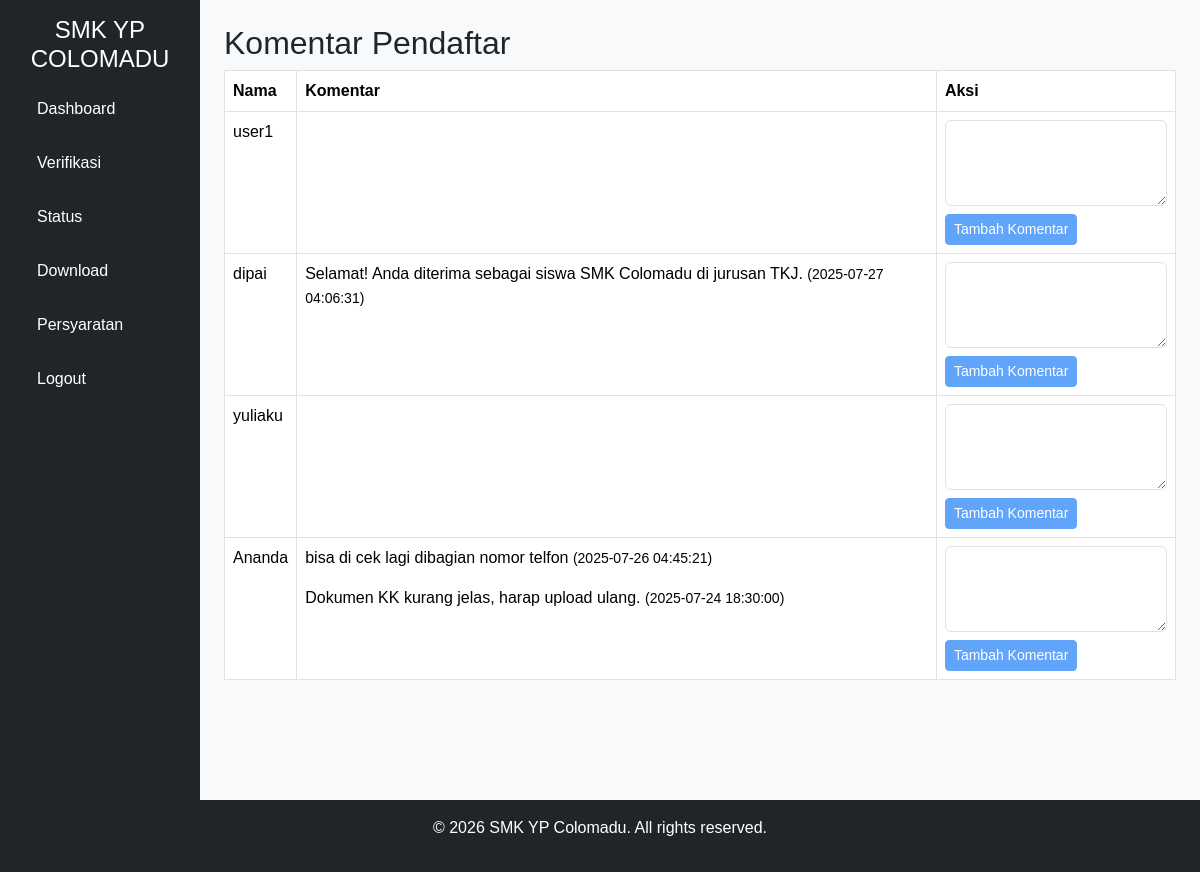
The app's page /panitia/komentar.php (signed in) with its own data.
### tables this page shows
CREATE TABLE `pendaftar` (
  `id` int NOT NULL,
  `user_id` int NOT NULL,
  `nama` varchar(100) NOT NULL,
  `nohp` varchar(15) DEFAULT NULL,
  `email` varchar(100) DEFAULT NULL,
  `nis` varchar(20) NOT NULL,
  `nik` varchar(16) NOT NULL,
  `nama_ortu` varchar(100) NOT NULL,
  `pekerjaan_ortu` varchar(50) NOT NULL,
  `jurusan` varchar(50) NOT NULL,
  `berkas` varchar(255) DEFAULT NULL,
  `status` enum('menunggu','Diterima','Revisi','Ditolak') DEFAULT 'menunggu',
  `komentar` text,
  `created_at` timestamp NOT NULL DEFAULT CURRENT_TIMESTAMP,
  `reg_number` varchar(20) DEFAULT NULL,
  `asal_sekolah` varchar(100) DEFAULT NULL,
  `nilai` decimal(5,2) DEFAULT NULL
);

CREATE TABLE `komentar` (
  `id` int NOT NULL,
  `pendaftar_id` int NOT NULL,
  `panitia_id` int DEFAULT NULL,
  `komentar` text NOT NULL,
  `timestamp` timestamp NOT NULL DEFAULT CURRENT_TIMESTAMP
);

### panitia/komentar.php (the view, shortened to what this page needs)
<?php
require '../config/database.php';
$pendaftar = $db->query("SELECT * FROM pendaftar ORDER BY created_at DESC")->fetchAll(PDO::FETCH_ASSOC);
?>
<!DOCTYPE html>
<html lang="id">
<head>
    <link href="https://cdn.jsdelivr.net/npm/bootstrap@5.3.2/dist/css/bootstrap.min.css" rel="stylesheet">
    <link href="../assets/css/style.css" rel="stylesheet">
</head>
<body class="bg-light">
    <div class="container-fluid">
        <div class="row">
            <?php include '../includes/sidebar_panitia.php'; ?>
            <main class="col-md-9 ms-sm-auto col-lg-10 px-md-4">
                <h2 class="mt-4">Komentar Pendaftar</h2>
                <table class="table table-bordered">
                    <thead>
                        <tr>
                            <th>Nama</th>
                            <th>Komentar</th>
                            <th>Aksi</th>
                        </tr>
                    </thead>
                    <tbody>
                        <?php foreach ($pendaftar as $p): ?>
                            <tr>
                                <td><?php echo htmlspecialchars($p['nama']); ?></td>
                                <td>
                                    <?php
                                    $komentar = $db->prepare("SELECT * FROM komentar WHERE pendaftar_id = ? ORDER BY timestamp DESC");
                                    $komentar->execute([$p['id']]);
                                    foreach ($komentar->fetchAll(PDO::FETCH_ASSOC) as $k):
                                    ?>
                                        <p><?php echo htmlspecialchars($k['komentar']); ?> <small>(<?php echo $k['timestamp']; ?>)</small></p>
                                    <?php endforeach; ?>
                                </td>
                                <td>
                                    <form method="POST">
                                        <textarea name="komentar" class="form-control mb-2" rows="3" required></textarea>
                                        <button type="submit" class="btn btn-primary btn-sm">Tambah Komentar</button>
                                    </form>
                                </td>
                            </tr>
                        <?php endforeach; ?>
                    </tbody>
                </table>
            </main>
        </div>
    </div>
    <?php include '../includes/footer.php'; ?>
</body>
</html>

### assets/css/style.css (style rules this page uses)
body { background-color: #F3F4F6; font-family: Arial, sans-serif; display: flex; flex-direction: column; min-height: 100vh; margin: 0; }
.container-fluid { flex: 1; display: flex; flex-direction: column; }
main { flex: 1; padding-bottom: 60px; }
.btn-primary { background-color: #60A5FA; border-color: #60A5FA; }

### records on screen
pendaftar: nama "user1"
pendaftar: nama "dipai"
komentar: komentar "Selamat! Anda diterima sebagai siswa SMK Colomadu di jurusan TKJ.", timestamp "2025-07-27 04:06:31"
pendaftar: nama "yuliaku"
pendaftar: nama "Ananda"
komentar: komentar "bisa di cek lagi dibagian nomor telfon", timestamp "2025-07-26 04:45:21"
komentar: komentar "Dokumen KK kurang jelas, harap upload ulang.", timestamp "2025-07-24 18:30:00"
